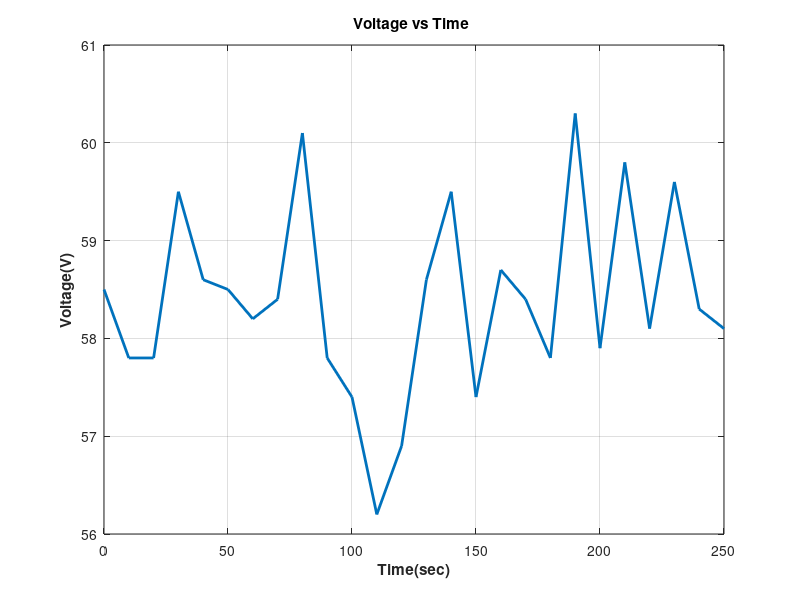

MATLAB code to generate this figure:
clc;
clear all;
close all;
voltage = [58.5 57.8 57.8 59.5 58.6 58.5 58.2 58.4 60.1 57.8 57.4 56.2 56.9 58.6 59.5 57.4 58.7 58.4 57.8 60.3 57.9 59.8 58.1 59.6 58.3 58.1 ] 
time = 0:10:250
plot(time,voltage,'linewidth',2),xlabel('Time(sec)','FontWeight','bold'),ylabel('Voltage(V)','FontWeight','bold'),grid on,title('Voltage vs Time ','FontWeight','bold')